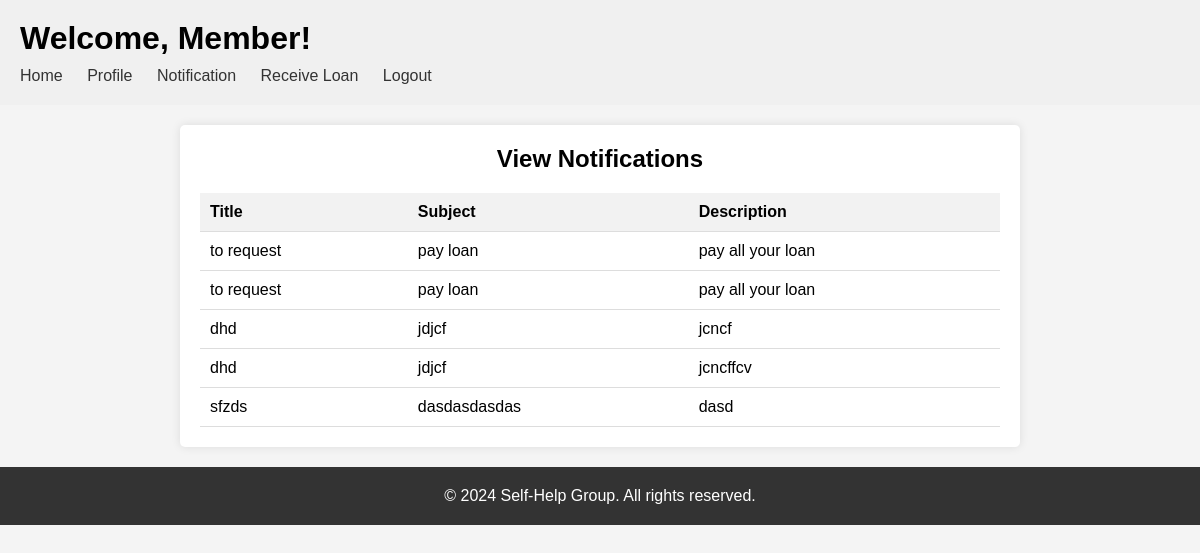
The page /MemberNotification.php on the database its author committed.
### tables this page shows
CREATE TABLE `notifications` (
  `id` int(11) NOT NULL,
  `title` varchar(255) NOT NULL,
  `subject` varchar(255) NOT NULL,
  `description` text NOT NULL,
  `created_at` timestamp NOT NULL DEFAULT current_timestamp()
);

### MemberNotification.php (the view, shortened to what this page needs)
<?php
include "config.php";
$sql = "SELECT * FROM notifications";
$result = $conn->query($sql);
?>
<!DOCTYPE html>
<html lang="en">
<head>
</head>
<body>
<?php include 'MemberHeader.php'; ?>
<div class="container">
    <h2>View Notifications</h2>
    <?php if ($result->num_rows > 0): ?>
    <table>
        <tr>
            <th>Title</th>
            <th>Subject</th>
            <th>Description</th>
        </tr>
        <?php while ($row = $result->fetch_assoc()): ?>
        <tr>
            <td><?php echo $row['title']; ?></td>
            <td><?php echo $row['subject']; ?></td>
            <td><?php echo $row['description']; ?></td>
        </tr>
        <?php endwhile; ?>
    </table>
    <?php else: ?>
    <p>No notifications found.</p>
    <?php endif; ?>
</div>
<?php include 'Footer.php'; ?>
</body>
</html>

### style3.css (style rules this page uses)
body, h1, h2, p, ul, li { margin: 0; padding: 0; }
body { font-family: Arial, sans-serif; }

### MemberNotification.php (style rules this page uses)
body { font-family: Arial, sans-serif; background-color: #f4f4f4; margin: 0; padding: 0; }
.container { max-width: 800px; margin: 20px auto; padding: 20px; background-color: #fff; border-radius: 5px; box-shadow: 0 0 10px rgba(0, 0, 0, 0.1); }
h2 { text-align: center; }
table { width: 100%; border-collapse: collapse; margin-top: 20px; }
th, td { padding: 10px; text-align: left; border-bottom: 1px solid #ddd; }
th { background-color: #f2f2f2; }

### rows shown on the page
notifications: title "to request", subject "pay loan", description "pay all your loan"
notifications: title "to request", subject "pay loan", description "pay all your loan"
notifications: title "dhd", subject "jdjcf", description "jcncf"
notifications: title "dhd", subject "jdjcf", description "jcncffcv"
notifications: title "sfzds", subject "dasdasdasdas", description "dasd"
